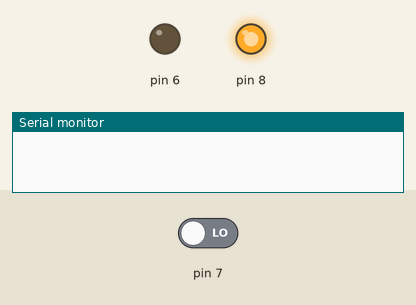
The sketch below on a simulated Arduino Uno, built with avr-gcc and run on an emulated ATmega328P. Parts: output pins drawn as LEDs (lit = HIGH), the last lines printed to the serial monitor. Inputs (shaded band) come from the test bench; at power-on: pin 7 LOW.

Above: at 6.8 s.
6.9 s: pin 7 driven HIGH
At 11.5 s:
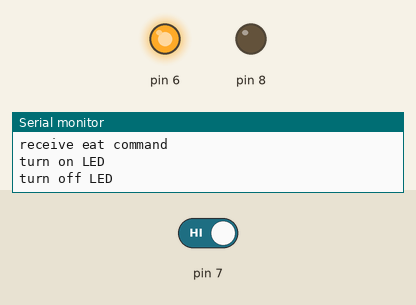
13.3 s: pin 7 driven LOW
At 19.2 s:
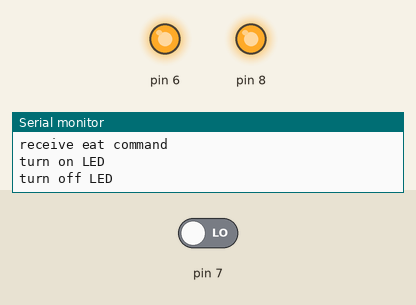
Timing chart, 0 to 20.7 s (numbered marks = the images above; inputs shaded):
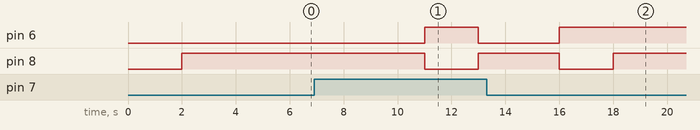

The sketch:

simulation.ino
```cpp
void setup() {
  Serial.begin(9600);

  pinMode(8, OUTPUT);
  digitalWrite(8, LOW);

  pinMode(7, INPUT);
  digitalWrite(7, LOW);

  pinMode(6, OUTPUT);
  digitalWrite(6, LOW);
}

// the loop function runs over and over again forever
void loop() {

  //digitalWrite(6, LOW);
  delay(2000); // thinking

  digitalWrite(8, HIGH); // request to eat
  //delay(100);
  //digitalWrite(8, LOW);
  //Serial.println("request to eat");
  //Serial.println(digitalRead(7));

  // approve to eat & eating
  if (digitalRead(7) == 1){
    digitalWrite(6, LOW);
    Serial.println("receive eat command");
    // turn on LED
    digitalWrite(LED_BUILTIN, HIGH);
    Serial.println("turn on LED");
    // start to eat
    delay(3000);
    // Eat Done - turn off LED
    digitalWrite(LED_BUILTIN, LOW);
    Serial.println("turn off LED");
    digitalWrite(8, LOW);
    // send info to Raspberry Pi to let it know - done eating
    digitalWrite(6, HIGH);
  }

    // send info to Raspberry Pi to let it know - done eating
  //digitalWrite(6, HIGH);

}
```

Measured:
- after the input at 6.9 s, pin 6: LOW → HIGH after 4.1 s, → LOW 2.0 s later; pin 8: HIGH → LOW after 4.1 s, → HIGH 2.0 s later
- after the input at 13.3 s, pin 6: goes on until 16.0 s, then stays HIGH; pin 8: goes on until 18.0 s, then stays HIGH
